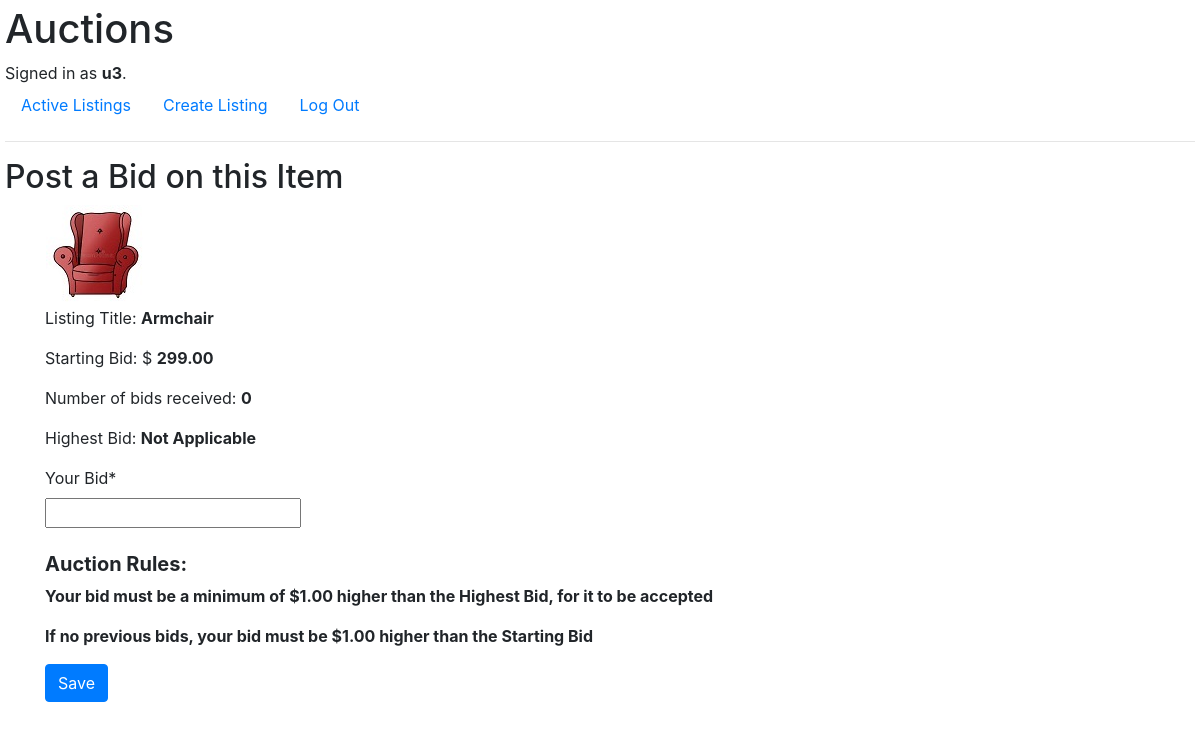
Before: /bid/1/ (signed in) with the older database file.
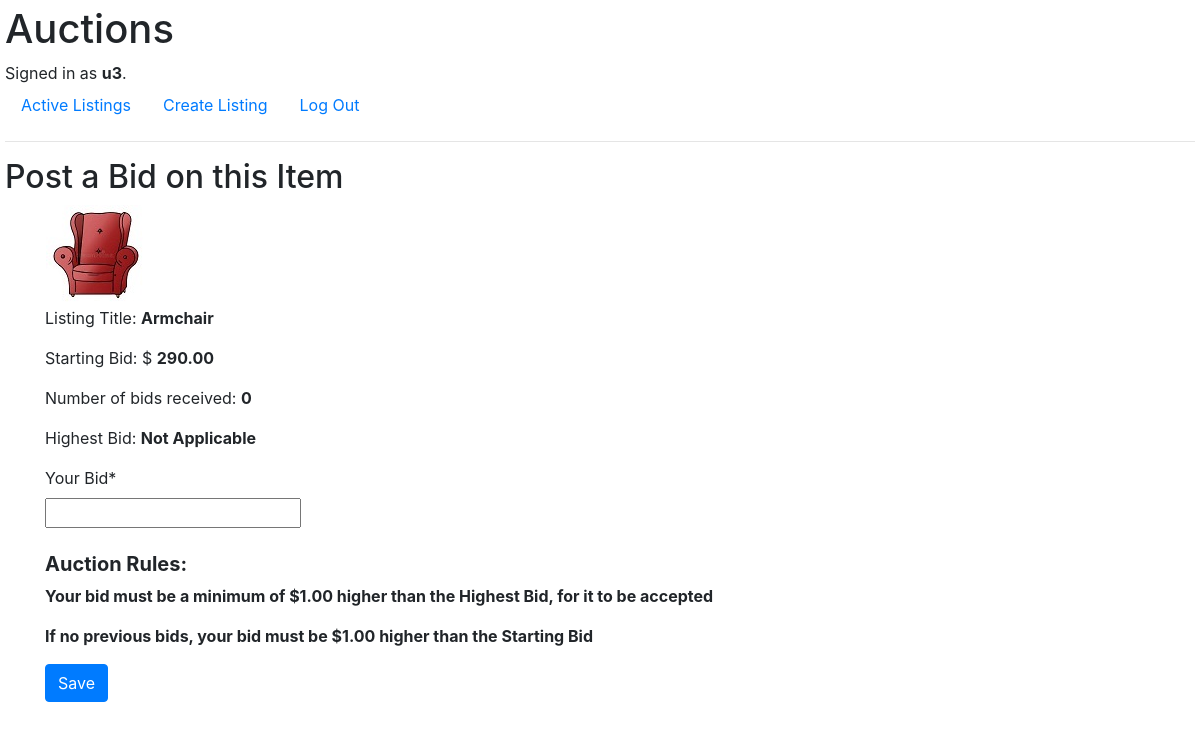
After: the same page with the newer database file.
### auctions/models.py (models this page shows, shortened)
class Listing(models.Model):
    title = models.CharField(max_length=32)
    description = models.CharField(max_length=256)
    starting_bid = models.DecimalField(max_digits=7, decimal_places=2)
    category = models.CharField(max_length=32)
    date_listed = models.DateField(auto_now_add=True)
    active = models.BooleanField(default=True)
    user_id = models.ForeignKey(User, on_delete=models.CASCADE, related_name="sellers")
    image = models.URLField(max_length=256, blank=True)
    bid_count = models.IntegerField(default=0)
    max_bid = models.DecimalField(max_digits=7, decimal_places=2, default=0.00)

### auctions/views.py (the view, shortened to what this page needs)
# urls.py: path('bid/<pk>/', views.BidCreateView.as_view(), name="bid"),
class BidCreateView(LoginRequiredMixin, CreateView):
    model = Bid
    form_class = BidForm
    success_url = reverse_lazy('index')
    login_url = 'login'
    '''
    Unauthenticated users will be automatically directed to the 'login' page
    '''
    def get_initial(self):
        return {'title_id': self.kwargs['pk'],
                'user_id': self.request.user.id, }
    def get_context_data(self, **kwargs):
        context = super(BidCreateView, self).get_context_data(**kwargs)
        context['listing_details'] = util.get_listing_details(self.kwargs['pk'])
        context['bid_details'] = util.get_bid_details(self.kwargs['pk'])
        return context

### auctions/forms.py (shortened to what this page needs)
class BidForm(ModelForm):
    class Meta:
        model = Bid
        fields = ['title_id', 'bid_amount']
        labels = {
            "bid_amount": "Your Bid",
        }
        widgets = {
            'title_id': forms.HiddenInput(),
            'bid_amount': forms.NumberInput(),
        }

### auctions/util.py (called while the page is built)
def get_bid_details(id):
    filtered_bids = Bid.objects.filter(title_id=id).exclude(active=False)
    bid_count = filtered_bids.count()
    max_bid = filtered_bids.aggregate(Max('bid_amount'))['bid_amount__max']
    bid_details = {"bid_count": bid_count,
                   "max_bid": max_bid,
                   }
    return bid_details

def get_listing_details(id):
    title = Listing.objects.get(pk=id).title
    starting_bid = Listing.objects.get(pk=id).starting_bid
    image = Listing.objects.get(pk=id).image
    listing_details = {"title": title,
                       "starting_bid": starting_bid,
                       "image": image,
                   }
    return listing_details

### auctions/templates/auctions/bid_form.html (shortened to what this page needs)
{% extends "auctions/layout.html" %}
{% load crispy_forms_tags %}
{% load crispy_forms_filters %}
{% block body %}
    <h2>Post a Bid on this Item</h2>
    <div class="container">
        <div class="images">
            <img src="{{ listing_details.image }}" alt="image">
        </div>
        <p>Listing Title: <strong>{{ listing_details.title }}</strong></p>
        <p>Starting Bid: $ <strong>{{ listing_details.starting_bid }}</strong></p>
        <p>Number of bids received: <strong>{{ bid_details.bid_count }}</strong></p>
        {% if bid_details.max_bid == None %}
                <p>Highest Bid: <strong> Not Applicable </strong></p>
        {% else %}
            <p>Highest Bid: <strong>$ {{ bid_details.max_bid|floatformat:2 }}</strong></p>
        {% endif %}
        <form method="post">
            {{ form|crispy }}
            <br>
            <h5><strong>Auction Rules:</strong></h5>
            <strong>
                <p>Your bid must be a minimum of $1.00 higher than the Highest Bid, for it to be accepted</p>
                <p>If no previous bids, your bid must be $1.00 higher than the Starting Bid</p>
            </strong>
            <input type="submit" class="btn btn-primary" value="Save">
        </form>
    </div>
{% endblock %}

Changed rows visible on the page:
changed Listing "Armchair": starting_bid "299.00" → "290.00"
